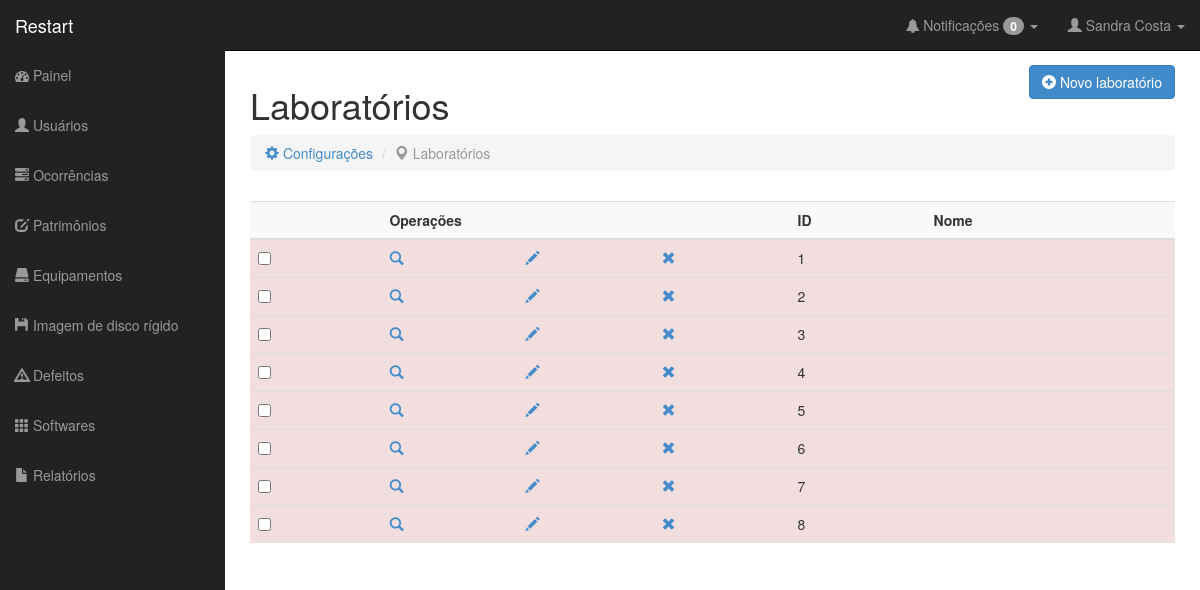
The app's page /laboratorios.php (signed in) with its own data.
### tables this page shows
CREATE TABLE IF NOT EXISTS `Laboratorio` (
  `id` INT NOT NULL AUTO_INCREMENT,
  `nome_laboratorio` VARCHAR(14) NOT NULL,
  PRIMARY KEY (`id`));

### classes/db.class.php (called while the page is built)
<?php
	class DB{
		var $serverDB	= 'localhost';
		var $tabelaDB	= 'restart';
		var $userDB		= 'root';
		var $senhaDB	= '';
		function conectaDB(){
			$db = new mysqli($this->serverDB, $this->userDB, $this->senhaDB, $this->tabelaDB);
			if ($db->connect_errno) {
				return false;
				die($db->connect_error);
			}
			else {
				$db->set_charset("utf8");
				return $db;
			}
		}
	}
?>

### classes/laboratorio.class.php (called while the page is built, shortened)
<?php
require_once 'db.class.php';
class Laboratorio extends DB {
	private $db;
	public function __construct(){
		$this->db = parent::conectaDB();
	}
	public function listarLaboratorios(){
		if ($result	= $this->db->query("SELECT * FROM laboratorio ORDER BY id ASC ")) {
			if ($result->num_rows) {
				$rows = $result->fetch_all(MYSQLI_ASSOC);
				return $rows;
			}
			else return 'Nenhum laboratório foi encontrado.';
		}
		else return ($this->db->error);
	}
}

### laboratorios.php (the view, shortened to what this page needs)
<?php
include 'classes/usuario.class.php';
include 'classes/laboratorio.class.php';
  include 'nucleo/cabecario.php';
  include("nucleo/barraLateral.php");
?>
<div id="page-wrapper">
  <div class="row">
    <div class="col-lg-6">
      <h1>Laboratórios</h1>
    </div>
    <div class="col-lg-6" align="right">
      <a href="cadLaboratorio.php"><button type="button" class="btn btn-primary"><i class="glyphicon glyphicon-plus-sign"></i> Novo laboratório</button></a>
    </div>
  </div>
  <div class="row">
    <div class="col-lg-12">
      <ol class="breadcrumb">
        <li><a href="configuracoes.php"><i class="glyphicon glyphicon-cog"></i> Configurações</a></li>
        <li class="active"><i class="glyphicon glyphicon-map-marker"></i> Laboratórios</li>
      </ol>
    </div>
  </div>
  <div class="row">
    <div class="col-lg-12">
      <div class="table-responsive">
        <table id="" class="table table-striped table-hover ">
          <p>
            <tr>
              <th></th>
              <th colspan="3">Operações</th>
              <th>ID</th>
              <th>Nome</th>
            </tr>
            <tbody>
              <?php
                $listaLab    = new Laboratorio;
                $result     = $listaLab->listarLaboratorios();
                if (is_array($result)) {
                  foreach ($result as $row) {
                    if($row['data_atualizacao']===null){echo "<tr id='fooTr'class='danger'>";} else echo "<tr id='fooTr'>";
                      echo "
                          <td><input type='checkbox' name='foo[]' id='foo[]' value='".$row['id']."'></td>
				                  <td>
                            <a title='Ver laboratório' href='verLaboratorio.php?m=".$row['id']."' >
                              <i class='glyphicon glyphicon-search'></i>
                            </a>
                          </td>
                          <td>
                            <a title='Editar laboratório' href='alterarLaboratorio.php?m=".$row['id']."' >
                              <i class='glyphicon glyphicon-pencil'></i>
                            </a>
                          </td>
                          <td>
                            <a title='Excluir laboratório' data-toggle='modal' data-id='".$row['id']."' href='#modal_excLaboratorioSimples' class='abre-excluirModal'>
                               <i class='glyphicon glyphicon-remove'></i>
                            </a>
                          </td>
                          <td>" . $row['id'] . "</td>
                          <td>". $row['nome'] . "</td>
                        </tr>";
                    }
                  } else echo
                        " <tr>
                            <td></td>
                            <td>". $result."</td>
                            <td></td>
                            <td></td>
                            <td></td>
                            <td></td>
                            <td></td>
                            <td></td>
                            <td></td>
                          </tr>";
            ?>
            </tbody>
          </table>
        </div>
      </div>
    </div>
  </div>
</div>
</body>
</html>

### css/sb-admin.css (style rules this page uses)
body { margin-top: 50px; }
#page-wrapper { width: 100%; padding: 5px 15px; }
@media (min-width:768px) { #page-wrapper { padding: 15px 25px; } }

### nucleo/cabecario.php (style rules this page uses)
a:link { text-decoration: none; }

### records on screen
laboratorio: id "1"
laboratorio: id "2"
laboratorio: id "3"
laboratorio: id "4"
laboratorio: id "5"
laboratorio: id "6"
laboratorio: id "7"
laboratorio: id "8"

### other values on screen
$row['count'] "0"
$_SESSION['nome'] "Sandra"
$_SESSION['sobrenome'] "Costa"
